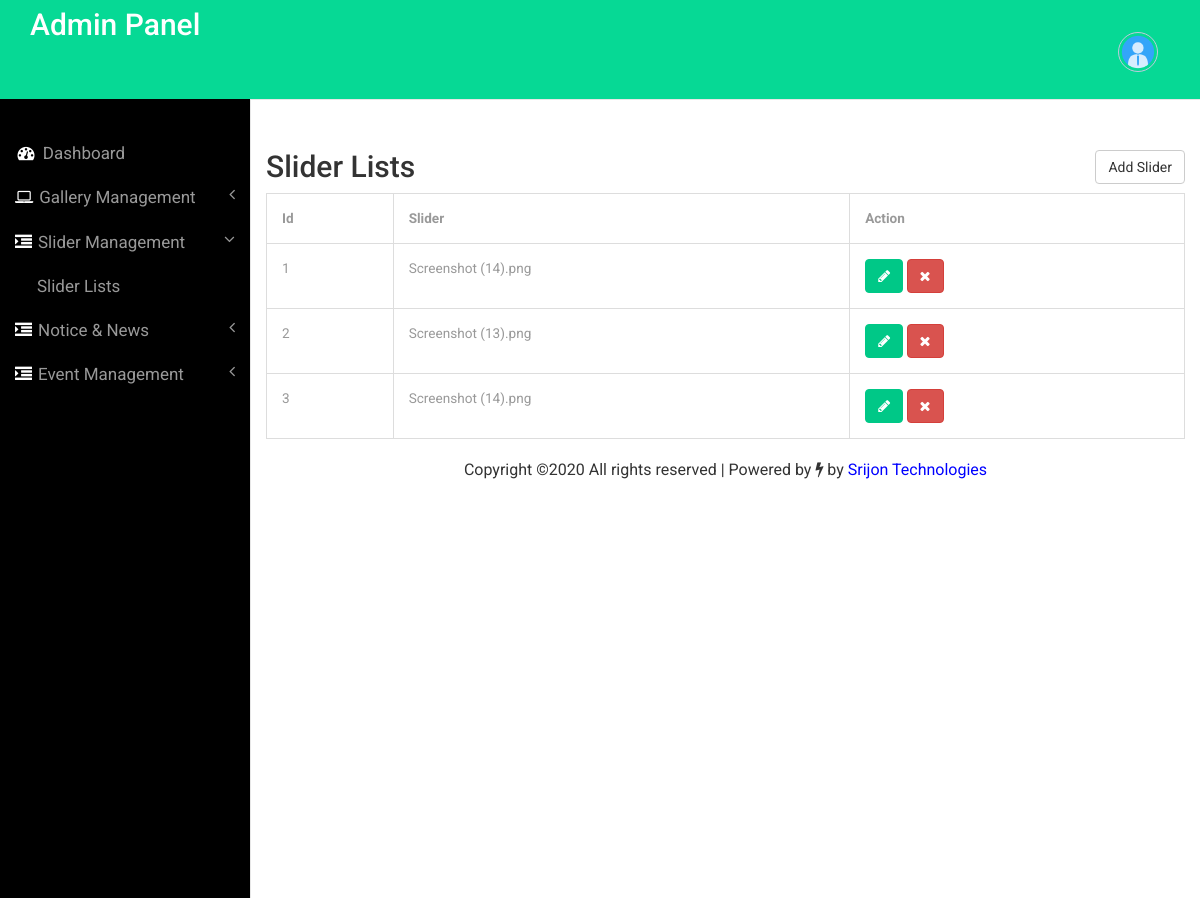
Before: /admin/sliderlist.php (signed in) with the older database file.
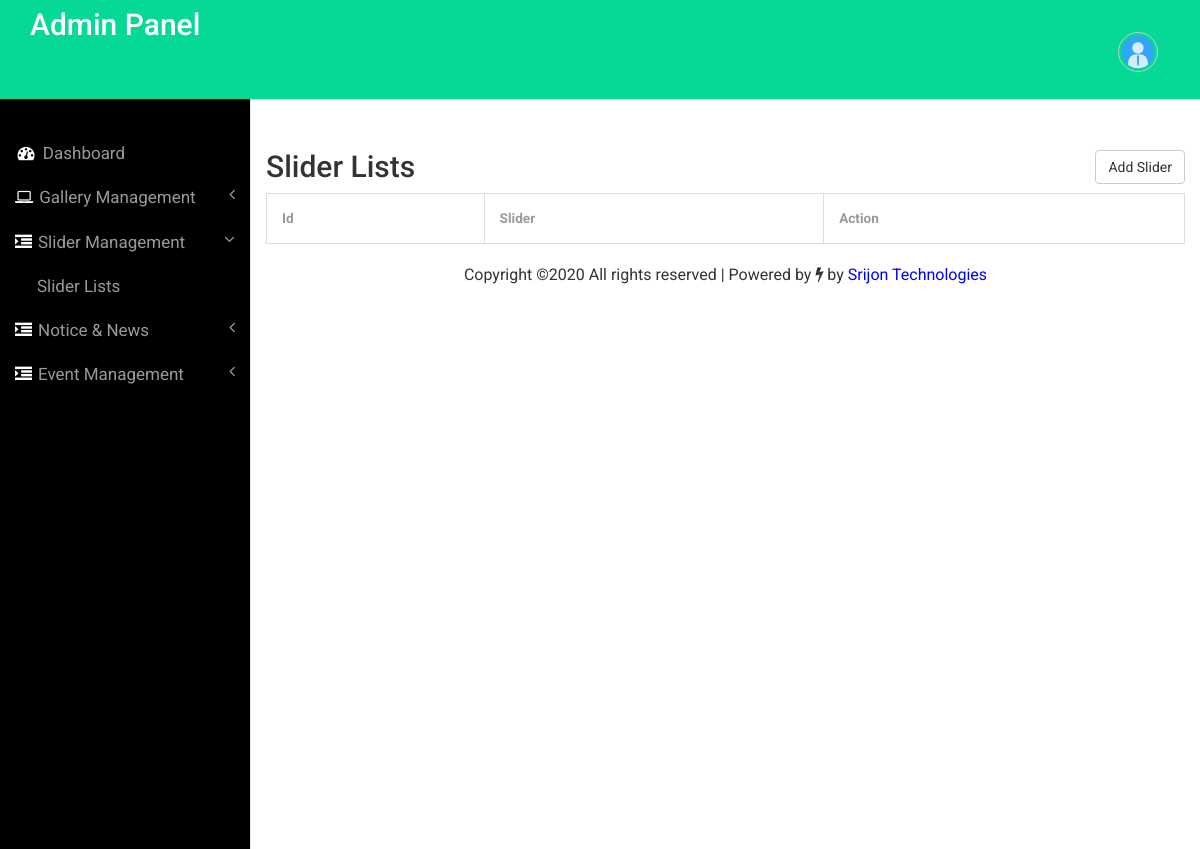
After: the same page with the newer database file.
### tables this page shows
CREATE TABLE `tbl_slider` (
  `Id` int(10) NOT NULL,
  `simage` varchar(255) NOT NULL
);

### admin/sliderlist.php (the view, shortened to what this page needs)
<?php
include('includes/config.php');
if(strlen($_SESSION['alogin'])==0)
	{
header('location:dashoard.php');
}
else{
	?>
<!DOCTYPE HTML>
<html>
<head>
  <link href="css/bootstrap.min.css" rel='stylesheet' type='text/css' />
  <link href="css/style.css" rel='stylesheet' type='text/css' />
  <link href="css/font-awesome.css" rel="stylesheet">
</head>
<body>
  <div id="wrapper">
    <nav class="top1 navbar navbar-default navbar-static-top" role="navigation" style="margin-bottom: 0">
      <?php include('includes/sidebar.php'); ?>
    </nav>
    <div id="page-wrapper">
      <div class="container">
        <div class="margin">
          <div class="row">
            <div class="col-md-6">
              <h2>Slider Lists</h2>
            </div>
            <div class="col-md-6"><a href="addslider.php"><button type="submit" class="btn btn-default">Add
                  Slider</button></a></div>
          </div>
        </div>
        <table class="table table-bordered">
          <thead>
            <tr>
              <th>Id</th>
              <th>Slider</th>
              <th>Action</th>
            </tr>
          </thead>
          <tbody>
            <?php $sql = "SELECT * from tbl_slider";
$query = $dbh -> prepare($sql);
$query->execute();
$results=$query->fetchAll(PDO::FETCH_OBJ);
$cnt=1;
if($query->rowCount() > 0)
{
foreach($results as $result)
{				?>
            <tr>
              <td><?php echo htmlentities($cnt);?></td>
              <td><?php echo htmlentities($result->simage);?></td>
              <td><a href="updateslider.php?sid=<?php echo htmlentities($result->Id); ?>" class="btn btn-primary"
                  title="" data-toggle="tooltip" data-original-title="Edit"><i class="fa fa-pencil"></i></a>&nbsp;<a
                  href="sliderlist.php?sid=<?php echo htmlentities($result->Id); ?>" id="4"
                  class="btn btn-danger delete-btn" title="Delete"
                  onclick="return confirm('Do you really want to delete')" data-toggle="tooltip"><i
                    class="fa fa-times"></i></a>&nbsp;</td>
            </tr>
            <?php $cnt=$cnt+1;} }?>
          </tbody>
        </table>
      </div>
      <?php include('includes/copyright.php') ?>
    </div>
  </div>
  <link href="css/custom.css" rel="stylesheet">
</body>
</html>
<?php } ?>

### admin/includes/sidebar.php (shortened to what this page needs)
            <div class="navbar-header">
                 <div class="container">
                                   <div class="logobox">
                                   <a class="navbar-brand" href="dashboard.php">Admin Panel</a>
                    </div></div>
            </div>
<ul class="nav navbar-nav navbar-right">
<li class="dropdown">
	        		<a href="#" class="dropdown-toggle avatar" data-toggle="dropdown"><img src="images/admin.png" alt=""/></a>
</li>
</ul>
 <div class="navbar-default sidebar" role="navigation">
                <div class="sidebar-nav navbar-collapse">
                    <ul class="nav" id="side-menu">
                        <li>
                            <a href="dashboard.php"><i class="fa fa-dashboard fa-fw nav_icon"></i>Dashboard</a>
                        </li>
                        <li>
                            <a href="#"><i class="fa fa-laptop nav_icon"></i>Gallery Management<span class="fa arrow"></span></a>
                        </li>
                        <li>
                            <a href="#"><i class="fa fa-indent nav_icon"></i>Slider Management<span class="fa arrow"></span></a>
                            <ul class="nav nav-second-level">
                                <li>
                                    <a href="sliderlist.php">Slider Lists</a>
                                </li>
                            </ul>
                        </li>
                        <li>
                            <a href="#"><i class="fa fa-indent nav_icon"></i>Notice & News<span class="fa arrow"></span></a>
                        </li>
                        <li>
                            <a href="#"><i class="fa fa-indent nav_icon"></i>Event Management<span class="fa arrow"></span></a>
                        </li>
                     </ul>
                </div>
            </div>

### admin/includes/copyright.php (shortened to what this page needs)
<center>
    <div class="copyright">
                <p>
                    Copyright &copy; All rights reserved | Powered by <i class="fa fa-bolt"></i> by <a  style="color:blue;" href="http://www.srijontechnologies.com/" target="_blank">Srijon Technologies</a>
                </p>
            </div>
</center>

### admin/css/style.css (style rules this page uses)
.container { width: auto; }
.margin { margin-top: 50px; }
.col-md-6 .btn-default { float: right; }
.navbar { min-height: 100px; }
.navbar-right { margin-top:25px; }
h4, h5, h6, h1, h2, h3 { margin-top: 0; }
ul, ol { margin: 0; }
p { margin: 0; }
html, body { font-family: 'Roboto', sans-serif; font-size: 100%; background:#000; overflow-x: hidden; }
a { text-decoration: none; color: white; }
body a { transition:0.5s all; -webkit-transition:0.5s all; -moz-transition:0.5s all; -o-transition:0.5s all; -ms-transition:0.5s all; }
.navbar .navbar-nav li a { padding: 0 10px; line-height: 56px; position: relative; }
.navbar .navbar-nav li .dropdown-toggle.avatar img { height: 40px; -webkit-border-radius: 50em; -moz-border-radius: 50em; border-radius: 50em; border: 1px solid #c0cadd; margin-top: -4px; }
.navbar-default.sidebar { background-color: #000; font-family: 'Roboto', sans-serif; }
nav.top1.navbar.navbar-default.navbar-static-top { background-color:rgb(6, 217, 149); font-family: 'Roboto', sans-serif; }
.navbar-default .navbar-brand { color: #fff !important; font-size: 30px; font-weight: 500; }
.navbar-right { margin-right: 32px !important; }
.navbar-right li { display:inline-block; }
i.nav_icon { color: #fff; margin-right:6px; }
.sidebar ul li a { color: #999; font-size:17px; }
ul.nav.navbar-nav.navbar-right { height: 51px; }
.sidebar-nav.navbar-collapse { margin: 2em 0 0 0; }
.table > thead > tr > th, .table > tbody > tr > th, .table > tfoot > tr > th, .table > thead > tr > td, .table > tbody > tr > td, .table > tfoot > tr > td { border-top: none !important; }
.table > thead > tr > th, .table > tbody > tr > th, .table > tfoot > tr > th, .table > thead > tr > td, .table > tbody > tr > td, .table > tfoot > tr > td { font-size: 0.85em; color: #999; }
.table td, .table>tbody>tr>td, .table>tbody>tr>th, .table>tfoot>tr>td, .table>tfoot>tr>th, .table>thead>tr>td, .table>thead>tr>th { padding:15px !important; }
.table > thead > tr > th { border-bottom: 1px solid #ddd !important; }
.btn-primary { background-color: rgb(0, 200, 135) !important; border-color: rgb(0, 200, 135) !important; color: #fff; }

### admin/css/custom.css (style rules this page uses)
#wrapper { width: 100%; }
#page-wrapper { min-height: 568px; background-color: #fff; }
@media (min-width:768px) { #page-wrapper { position: inherit; margin: 0 0 0 250px; border-left: 1px solid #e7e7e7; } }
.sidebar .sidebar-nav.navbar-collapse { padding-right: 0; padding-left: 0; }
.sidebar .arrow { float: right; }
.sidebar .fa.arrow:before { content: "\f104"; }
.sidebar .active>a>.fa.arrow:before { content: "\f107"; }
.sidebar .nav-second-level li, .sidebar .nav-third-level li { border-bottom: 0!important; }
.sidebar .nav-second-level li a { padding-left: 37px; }
@media (min-width:768px) { .sidebar { z-index: 1; position: absolute; width: 250px; margin-top: 99px; } }

Changed rows visible on the page:
removed tbl_slider: simage "Screenshot (14).png"
removed tbl_slider: simage "Screenshot (13).png"
removed tbl_slider: simage "Screenshot (14).png"
